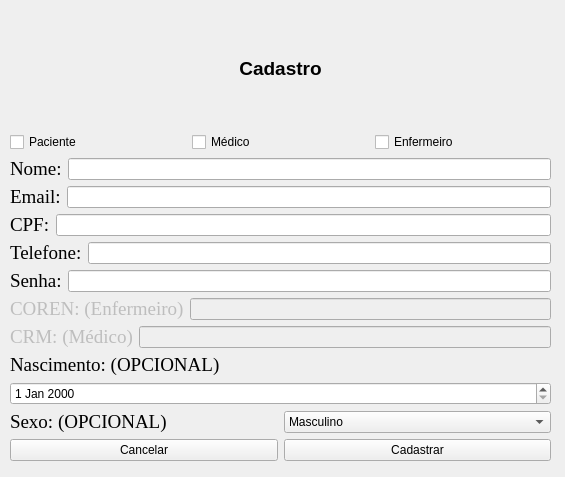
<?xml version="1.0" encoding="UTF-8"?>
<ui version="4.0">
 <class>Cadastro</class>
 <widget class="QWidget" name="Cadastro">
  <property name="geometry">
   <rect>
    <x>0</x>
    <y>0</y>
    <width>565</width>
    <height>477</height>
   </rect>
  </property>
  <property name="windowTitle">
   <string>Cadastro</string>
  </property>
  <widget class="QWidget" name="layoutWidget">
   <property name="geometry">
    <rect>
     <x>10</x>
     <y>10</y>
     <width>541</width>
     <height>451</height>
    </rect>
   </property>
   <layout class="QVBoxLayout" name="verticalLayout_2">
    <item>
     <widget class="QLabel" name="label_6">
      <property name="font">
       <font>
        <pointsize>14</pointsize>
        <weight>75</weight>
        <bold>true</bold>
       </font>
      </property>
      <property name="text">
       <string>Cadastro</string>
      </property>
      <property name="alignment">
       <set>Qt::AlignCenter</set>
      </property>
     </widget>
    </item>
    <item>
     <layout class="QVBoxLayout" name="verticalLayout">
      <item>
       <layout class="QHBoxLayout" name="horizontalLayout_2">
        <item>
         <widget class="QCheckBox" name="pacienteCB">
          <property name="text">
           <string>Paciente</string>
          </property>
         </widget>
        </item>
        <item>
         <widget class="QCheckBox" name="medicoCB">
          <property name="text">
           <string>Médico</string>
          </property>
         </widget>
        </item>
        <item>
         <widget class="QCheckBox" name="enfermeiroCB">
          <property name="text">
           <string>Enfermeiro</string>
          </property>
         </widget>
        </item>
       </layout>
      </item>
      <item>
       <layout class="QVBoxLayout" name="verticalLayout_5">
        <item>
         <layout class="QHBoxLayout" name="horizontalLayout_6">
          <item>
           <widget class="QLabel" name="label">
            <property name="font">
             <font>
              <family>Times New Roman</family>
              <pointsize>14</pointsize>
              <weight>50</weight>
              <bold>false</bold>
             </font>
            </property>
            <property name="text">
             <string>Nome:</string>
            </property>
           </widget>
          </item>
          <item>
           <widget class="QLineEdit" name="lineEdit"/>
          </item>
         </layout>
        </item>
        <item>
         <layout class="QHBoxLayout" name="horizontalLayout_7">
          <item>
           <widget class="QLabel" name="label_3">
            <property name="font">
             <font>
              <family>Times New Roman</family>
              <pointsize>14</pointsize>
              <weight>50</weight>
              <bold>false</bold>
             </font>
            </property>
            <property name="text">
             <string>Email:</string>
            </property>
           </widget>
          </item>
          <item>
           <widget class="QLineEdit" name="lineEdit_2"/>
          </item>
         </layout>
        </item>
        <item>
         <layout class="QHBoxLayout" name="horizontalLayout_8">
          <item>
           <widget class="QLabel" name="label_2">
            <property name="font">
             <font>
              <family>Times New Roman</family>
              <pointsize>14</pointsize>
             </font>
            </property>
            <property name="text">
             <string>CPF:</string>
            </property>
           </widget>
          </item>
          <item>
           <widget class="QLineEdit" name="lineEdit_3"/>
          </item>
         </layout>
        </item>
        <item>
         <layout class="QHBoxLayout" name="horizontalLayout_9">
          <item>
           <widget class="QLabel" name="label_4">
            <property name="font">
             <font>
              <family>Times New Roman</family>
              <pointsize>14</pointsize>
             </font>
            </property>
            <property name="text">
             <string>Telefone:</string>
            </property>
           </widget>
          </item>
          <item>
           <widget class="QLineEdit" name="lineEdit_4"/>
          </item>
         </layout>
        </item>
        <item>
         <layout class="QHBoxLayout" name="horizontalLayout_10">
          <item>
           <widget class="QLabel" name="label_5">
            <property name="font">
             <font>
              <family>Times New Roman</family>
              <pointsize>14</pointsize>
             </font>
            </property>
            <property name="text">
             <string>Senha:</string>
            </property>
           </widget>
          </item>
          <item>
           <widget class="QLineEdit" name="lineEdit_5"/>
          </item>
         </layout>
        </item>
        <item>
         <layout class="QHBoxLayout" name="horizontalLayout">
          <item>
           <widget class="QLabel" name="labelCOREN">
            <property name="enabled">
             <bool>false</bool>
            </property>
            <property name="font">
             <font>
              <family>Times New Roman</family>
              <pointsize>14</pointsize>
             </font>
            </property>
            <property name="text">
             <string>COREN: (Enfermeiro)</string>
            </property>
           </widget>
          </item>
          <item>
           <widget class="QLineEdit" name="textCOREN">
            <property name="enabled">
             <bool>false</bool>
            </property>
           </widget>
          </item>
         </layout>
        </item>
       </layout>
      </item>
      <item>
       <layout class="QHBoxLayout" name="horizontalLayout_11">
        <item>
         <widget class="QLabel" name="labelCRM">
          <property name="enabled">
           <bool>false</bool>
          </property>
          <property name="font">
           <font>
            <family>Times New Roman</family>
            <pointsize>14</pointsize>
           </font>
          </property>
          <property name="text">
           <string>CRM: (Médico)</string>
          </property>
         </widget>
        </item>
        <item>
         <widget class="QLineEdit" name="textCRM">
          <property name="enabled">
           <bool>false</bool>
          </property>
         </widget>
        </item>
       </layout>
      </item>
      <item>
       <layout class="QHBoxLayout" name="horizontalLayout_4"/>
      </item>
      <item>
       <widget class="QLabel" name="label_9">
        <property name="font">
         <font>
          <family>Times New Roman</family>
          <pointsize>14</pointsize>
         </font>
        </property>
        <property name="text">
         <string>Nascimento: (OPCIONAL)</string>
        </property>
       </widget>
      </item>
      <item>
       <widget class="QDateEdit" name="dateEdit"/>
      </item>
      <item>
       <layout class="QVBoxLayout" name="verticalLayout_3"/>
      </item>
      <item>
       <layout class="QHBoxLayout" name="horizontalLayout_3">
        <item>
         <widget class="QLabel" name="label_7">
          <property name="font">
           <font>
            <family>Times New Roman</family>
            <pointsize>14</pointsize>
           </font>
          </property>
          <property name="text">
           <string>Sexo: (OPCIONAL)</string>
          </property>
         </widget>
        </item>
        <item>
         <widget class="QComboBox" name="comboBox">
          <item>
           <property name="text">
            <string>Masculino</string>
           </property>
          </item>
          <item>
           <property name="text">
            <string>Feminino </string>
           </property>
          </item>
          <item>
           <property name="text">
            <string>Prefiro nao informar</string>
           </property>
          </item>
         </widget>
        </item>
       </layout>
      </item>
     </layout>
    </item>
    <item>
     <layout class="QHBoxLayout" name="horizontalLayout_5">
      <item>
       <widget class="QPushButton" name="cancelarButton">
        <property name="text">
         <string>Cancelar</string>
        </property>
       </widget>
      </item>
      <item>
       <layout class="QVBoxLayout" name="verticalLayout_4">
        <item>
         <widget class="QPushButton" name="cadastrarButton">
          <property name="text">
           <string>Cadastrar</string>
          </property>
         </widget>
        </item>
       </layout>
      </item>
     </layout>
    </item>
   </layout>
  </widget>
 </widget>
 <resources/>
 <connections/>
</ui>
